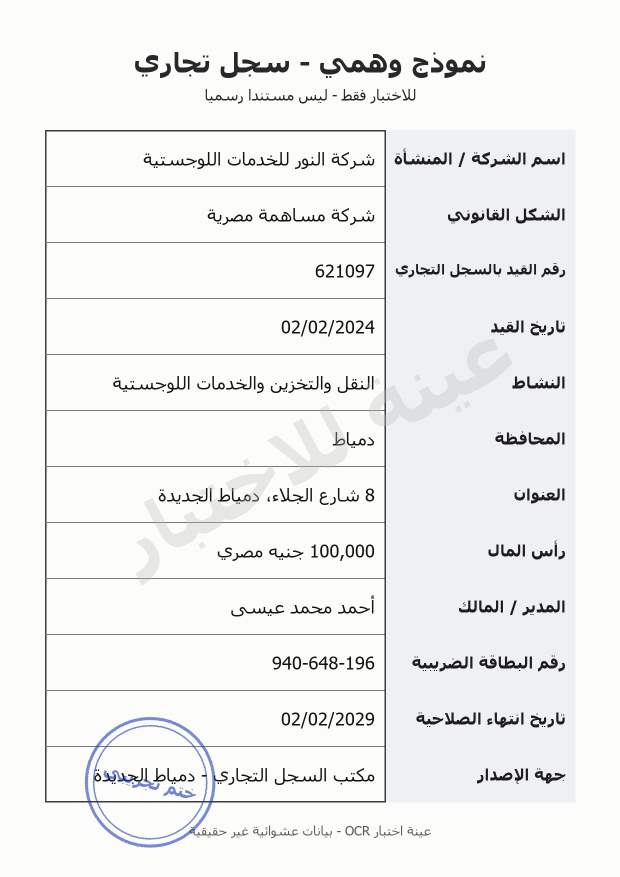
#> input picture images/sample_01_clean.jpg, 1240 x 1754 px (shown at 1/2 size)
$ python preprocess.py images/sample_01_clean.jpg   (older library calls are emulated)
#> lines starting #> are read from the running program, lines starting #| are printed output that depends on the picture; after the words box and inside, x2 and y2 are one past the last pixel; in counts of white or black regions, pixels touching at a corner belong together
#!/usr/bin/env python3
"""
preprocess.py - OpenCV Image Preprocessing Layer & Document Quality Gate.

Provides:
  - assess_image_quality: Computes document quality score and identifies issues
    ('blurry', 'low_resolution', 'skewed', 'dark', 'cropped', 'noisy').
  - preprocess_image: Deskewing, shadow/illumination correction, CLAHE contrast
    enhancement, and denoising for optimal OCR recognition.
"""

import math
from typing import Dict, List, Tuple, Union

import cv2
import numpy as np
from PIL import Image


def to_cv2_image(image_input: Union[str, np.ndarray, Image.Image]) -> np.ndarray:
    """Converts a file path, PIL Image, or numpy array to a BGR or Gray cv2 image."""
#> called with image_input = 'images/sample_01_clean.jpg'
    if isinstance(image_input, str):
        img = cv2.imread(image_input)
#> img is the input picture: shape (1754, 1240, 3); mean B, G, R 240, 240.3, 240
        if img is None:
            raise FileNotFoundError(f"Could not load image: {image_input}")
        return img
    elif isinstance(image_input, Image.Image):
        rgb = np.array(image_input.convert("RGB"))
        return cv2.cvtColor(rgb, cv2.COLOR_RGB2BGR)
    elif isinstance(image_input, np.ndarray):
        return image_input
    else:
        raise TypeError(f"Unsupported image type: {type(image_input)}")


def to_grayscale(img: np.ndarray) -> np.ndarray:
    """Converts image to single-channel grayscale if needed."""
    if len(img.shape) == 2:
        return img
    if len(img.shape) == 3:
        if img.shape[2] == 4:
            img = cv2.cvtColor(img, cv2.COLOR_BGRA2BGR)
        return cv2.cvtColor(img, cv2.COLOR_BGR2GRAY)
    raise ValueError(f"Invalid image shape: {img.shape}")


def detect_skew_angle(gray: np.ndarray) -> float:
    """
    Detects skew angle in degrees using Hough line transform and bounding boxes.
    Returns angle in degrees (-45.0 to 45.0).
    """
    h, w = gray.shape[:2]
    # Downscale for speed if very large
    max_dim = 1200
    scale = 1.0
    if max(h, w) > max_dim:
        scale = max_dim / max(h, w)
        small = cv2.resize(gray, (int(w * scale), int(h * scale)), interpolation=cv2.INTER_AREA)
    else:
        small = gray

    # Edge detection
    edges = cv2.Canny(small, 50, 150, apertureSize=3)
    lines = cv2.HoughLinesP(edges, 1, np.pi / 180, threshold=100, minLineLength=int(small.shape[1] * 0.15), maxLineGap=20)

    angles = []
    if lines is not None and len(lines) > 0:
        for x1, y1, x2, y2 in lines.reshape(-1, 4):
            dx = int(x2) - int(x1)
            dy = int(y2) - int(y1)
            if dx == 0:
                continue
            angle = math.degrees(math.atan2(dy, dx))
            # Focus on near-horizontal lines (-30 to +30 degrees)
            if -30.0 <= angle <= 30.0:
                angles.append(angle)

    if angles:
        # Use median for robustness against outliers
        median_angle = float(np.median(angles))
        return median_angle

    # Fallback to contour minAreaRect
    thresh = cv2.adaptiveThreshold(small, 255, cv2.ADAPTIVE_THRESH_GAUSSIAN_C, cv2.THRESH_BINARY_INV, 25, 10)
    pts = cv2.findNonZero(thresh)
    if pts is not None and len(pts) > 50:
        rect = cv2.minAreaRect(pts)
        angle = rect[-1]
        if angle < -45:
            angle = -(90 + angle)
        elif angle > 45:
            angle = 90 - angle
        if -30.0 <= angle <= 30.0:
            return float(angle)

    return 0.0


# [27 lines left out: function rotate_image, not called in this run]


def assess_image_quality(image_input: Union[str, np.ndarray, Image.Image]) -> Dict:
    """
    Evaluates image quality and checks for degradation issues.

    Returns:
      {
        "score": float in [0.0, 1.0],
        "issues": list of issues from:
          ['blurry', 'low_resolution', 'skewed', 'dark', 'cropped', 'noisy'],
        "metrics": dict of raw measurement values
      }
    """
    cv_img = to_cv2_image(image_input)
    gray = to_grayscale(cv_img)
    h, w = gray.shape[:2]
#> h = 1754; w = 1240
    total_pixels = h * w
#> total_pixels = 2174960

    issues: List[str] = []
    penalties = 0.0

    # 1. Resolution
    # Full page registration docs should be at least ~1000x700 (0.7 MP) for reliable Arabic OCR
    is_low_res = total_pixels < 900_000 or min(h, w) < 650
#> is_low_res = False
    if is_low_res:
        issues.append("low_resolution")
        res_ratio = max(0.2, total_pixels / 1_500_000.0)
        penalties += (1.0 - res_ratio) * 0.35

    # 2. Text Edge Sharpness & Blurriness
    # Uses Sobel edge gradient magnitude at 95th percentile, which directly measures text stroke sharpness
    sobel_x = cv2.Sobel(gray, cv2.CV_64F, 1, 0, ksize=3)
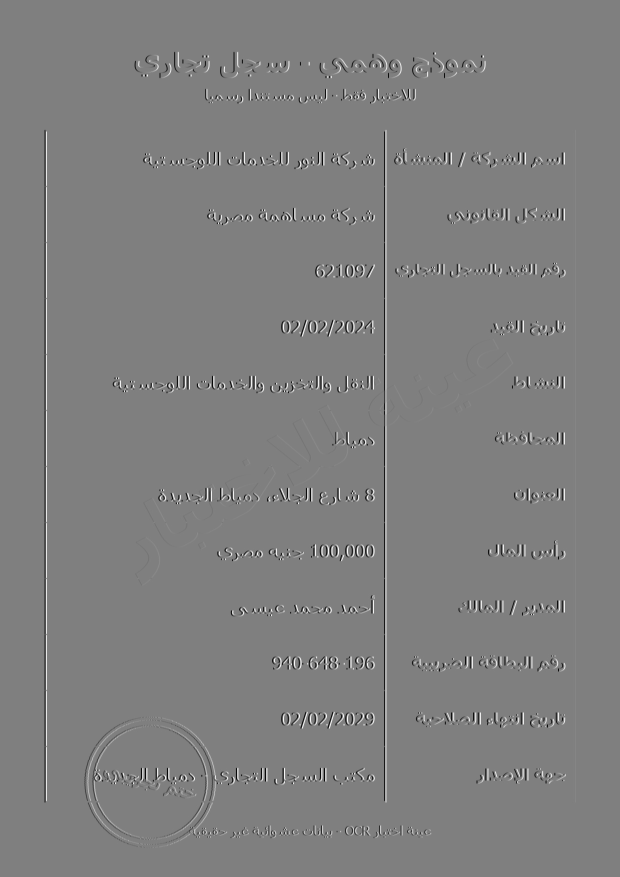
#> sobel_x: shape (1754, 1240) float64 (shown at 1/2 size); min -943, max 943, mean 0; drawn with min black and max white
    sobel_y = cv2.Sobel(gray, cv2.CV_64F, 0, 1, ksize=3)
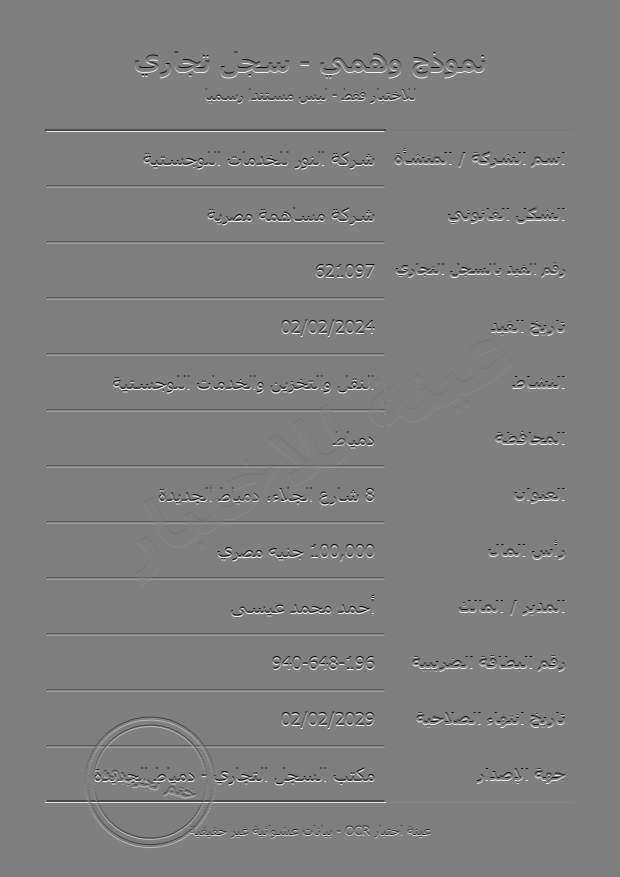
#> sobel_y: shape (1754, 1240) float64 (shown at 1/2 size); min -941, max 943, mean 0; drawn with min black and max white
    grad_mag = np.hypot(sobel_x, sobel_y)
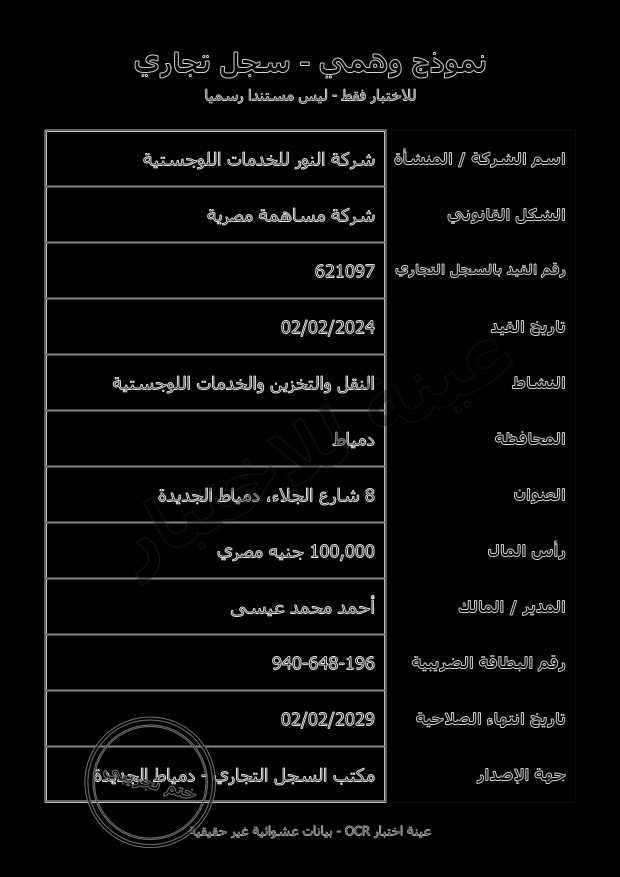
#> grad_mag: shape (1754, 1240) float64 (shown at 1/2 size); min 0, max 1011.2, mean 40.1; drawn with min black and max white
    p95_edge = float(np.percentile(grad_mag, 95))
#> p95_edge = 444
    laplacian_var = float(cv2.Laplacian(gray, cv2.CV_64F).var())
#> laplacian_var = 1670.1

    if p95_edge < 200.0 or (laplacian_var < 100.0 and p95_edge < 260.0):
        issues.append("blurry")
        blur_factor = max(0.0, (220.0 - p95_edge) / 220.0)
        penalties += 0.15 + blur_factor * 0.25

    # 3. Noise level
    blurred = cv2.medianBlur(gray, 3)
    noise_diff = cv2.absdiff(gray, blurred)
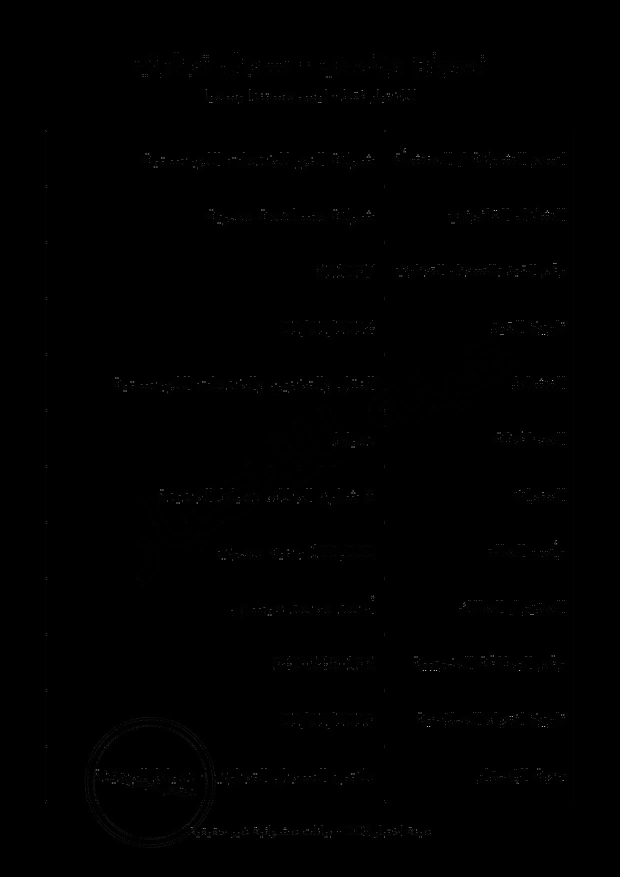
#> noise_diff: shape (1754, 1240) (shown at 1/2 size); min 0, max 232, mean 0.5
    noise_level = float(np.std(noise_diff))
#> noise_level = 5.89
    # Low contrast/noisy artifacts
    std_val = float(np.std(gray))
#> std_val = 39.65
    if noise_level > 8.0 or (noise_level > 4.0 and std_val < 26.0):
        issues.append("noisy")
        penalties += 0.20

    # 4. Darkness / Illumination
    mean_val = float(np.mean(gray))
#> mean_val = 240.3
    if mean_val < 75.0 or (mean_val < 100.0 and std_val < 35.0):
        issues.append("dark")
        dark_factor = min(1.0, (85.0 - mean_val) / 60.0) if mean_val < 85.0 else 0.15
        penalties += dark_factor * 0.25

    # 5. Skew
    skew_angle = detect_skew_angle(gray)
#> in detect_skew_angle, `small = cv2.resize(gray, (int(w * scale), int(h * scale)), interpolati..`:
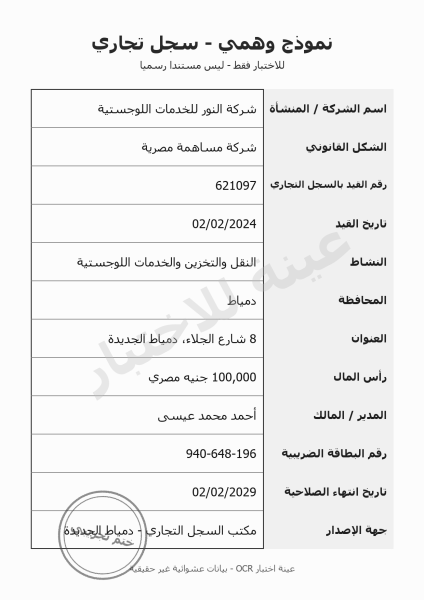
#> small: shape (1200, 848) (shown at 1/2 size); min 17, max 254, mean 240.3
#> in detect_skew_angle, `edges = cv2.Canny(small, 50, 150, apertureSize=3)`:
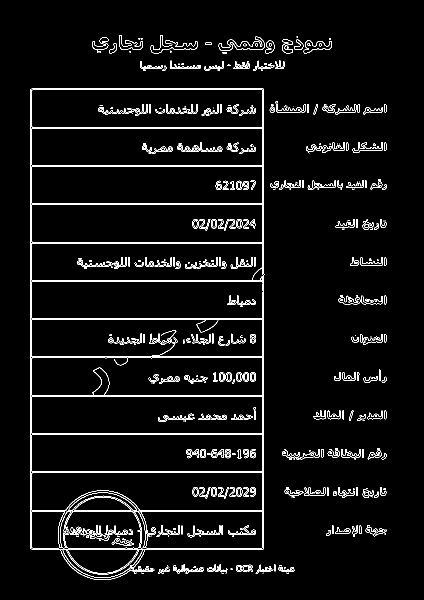
#> edges: shape (1200, 848) (shown at 1/2 size); 4% white in thin lines or dots, all inside (x1, y1, x2, y2) = (61, 71, 773, 1160)
#> in detect_skew_angle, `lines = cv2.HoughLinesP(edges, 1, np.pi / 180, threshold=100, minLineL..`: lines = 96 rows, first 6: [63, 1098, 63, 177], [525, 1098, 525, 177], [527, 1097, 527, 178], [61, 1097, 61, 178], [64, 332, 524, 332], [65, 179, 524, 179]
#> the loop in detect_skew_angle, `for x1, y1, x2, y2 in lines.reshape(-1, 4):` made 96 passes
#> (x1, y1, x2, y2, dx, dy, angle) on passes 5 to 16: (64, 332, 524, 332, 460, 0, 0), (65, 179, 524, 179, 459, 0, 0), (64, 409, 524, 409, 460, 0, 0), (64, 562, 524, 562, 460, 0, 0), (64, 1098, 526, 1098, 462, 0, 0), (64, 486, 524, 486, 460, 0, 0), (64, 177, 526, 177, 462, 0, 0), (64, 1020, 524, 1020, 460, 0, 0), (64, 1022, 524, 1022, 460, 0, 0), (64, 792, 524, 792, 460, 0, 0), (64, 790, 524, 790, 460, 0, 0), (64, 715, 524, 715, 460, 0, 0)
#> (dx, dy, angle) on passes 61 to 66: (394, 0, 0), (344, 0, 0), (314, 0, 0), (227, 0, 0), (191, 0, 0), (232, 0, 0)
#> after the loop in detect_skew_angle, `for x1, y1, x2, y2 in lines.reshape(-1, 4):`: angles = 92 values, max 1.02 at index 44, min -1.96 at index 83, mean -0.0421
#> in detect_skew_angle, `median_angle = float(np.median(angles))`: median_angle = 0
#> skew_angle = 0
    if abs(skew_angle) > 2.5:
        issues.append("skewed")
        skew_factor = min(1.0, (abs(skew_angle) - 2.5) / 10.0)
        penalties += 0.08 + skew_factor * 0.12

    # 6. Cropping check
    margin_y = max(2, int(h * 0.015))
#> margin_y = 26
    margin_x = max(2, int(w * 0.015))
#> margin_x = 18
    top_edge = gray[:margin_y, :]
    bot_edge = gray[-margin_y:, :]
    left_edge = gray[:, :margin_x]
    right_edge = gray[:, -margin_x:]
    edge_means = [np.mean(top_edge), np.mean(bot_edge), np.mean(left_edge), np.mean(right_edge)]
#> edge_means = [252, 252, 252, 252]
    min_edge = min(edge_means)
#> min_edge = 252
    if min_edge < 60.0 and (mean_val - min_edge) > 50.0:
        issues.append("cropped")
        penalties += 0.15

    raw_score = max(0.05, 1.0 - penalties)
    score = round(float(np.clip(raw_score, 0.0, 1.0)), 2)

    return {
        "score": score,
        "issues": sorted(list(set(issues))),
        "metrics": {
            "resolution": f"{w}x{h} ({total_pixels:,} px)",
            "edge_sharpness_p95": round(p95_edge, 2),
            "laplacian_var": round(laplacian_var, 2),
            "noise_level": round(noise_level, 2),
            "mean_brightness": round(mean_val, 2),
            "contrast_std": round(std_val, 2),
            "skew_angle": round(skew_angle, 2),
        }
    }


# [16 lines left out: function remove_illumination_gradient, not called in this run]


def enhance_contrast_clahe(gray: np.ndarray, clip_limit: float = 2.0) -> np.ndarray:
    """Applies Contrast Limited Adaptive Histogram Equalization (CLAHE)."""
    clahe = cv2.createCLAHE(clipLimit=clip_limit, tileGridSize=(8, 8))
    return clahe.apply(gray)


def mild_sharpen(gray: np.ndarray) -> np.ndarray:
    """Applies mild unsharp mask to clarify character strokes."""
    blur = cv2.GaussianBlur(gray, (0, 0), 1.5)
    sharpened = cv2.addWeighted(gray, 1.4, blur, -0.4, 0)
    return sharpened


# [10 lines left out: function denoise_image, not called in this run]


def preprocess_image(
    image_input: Union[str, np.ndarray, Image.Image],
    deskew: bool = True,
    normalize_lighting: bool = True,
    denoise: bool = True,
    enhance_contrast: bool = True,
    sharpen: bool = True,
) -> Tuple[np.ndarray, Dict]:
    """
    Complete OpenCV preprocessing pipeline for OCR:
    1. Grayscale conversion
    2. Skew detection and correction
    3. Illumination flattening / shadow removal
    4. Contrast enhancement (CLAHE)
    5. Adaptive denoising
    6. Mild unsharp mask

    Returns:
      (preprocessed_grayscale_image, quality_assessment)
    """
    cv_img = to_cv2_image(image_input)
    quality = assess_image_quality(cv_img)
#> quality = 3 items
    gray = to_grayscale(cv_img)

    # 1. Deskew
    skew_angle = quality["metrics"]["skew_angle"]
#> skew_angle = 0
    if deskew and abs(skew_angle) > 0.4:
        gray = rotate_image(gray, skew_angle, bg_color=(255, 255, 255))

    # 2. Lighting normalization if dark or noisy phone scan
    mean_val = quality["metrics"]["mean_brightness"]
#> mean_val = 240.3
    if normalize_lighting and ("dark" in quality["issues"] or mean_val < 180.0):
        gray = remove_illumination_gradient(gray)

    # 3. Denoising
    noise_level = quality["metrics"]["noise_level"]
#> noise_level = 5.89
    if denoise and noise_level > 7.0:
        gray = denoise_image(gray, noise_level)

    # 4. Contrast enhancement
    if enhance_contrast:
        gray = enhance_contrast_clahe(gray, clip_limit=2.0)

    # 5. Mild sharpening
    if sharpen and "blurry" not in quality["issues"]:
        gray = mild_sharpen(gray)

    return gray, quality


if __name__ == "__main__":
    import json
    import sys
    from pathlib import Path

    if len(sys.argv) < 2:
        print("Usage: python preprocess.py <image_path_or_dir>")
        sys.exit(1)

    target = Path(sys.argv[1])
    files = [target] if target.is_file() else sorted(target.glob("*.jpg")) + sorted(target.glob("*.png"))

    print(f"Assessing {len(files)} files...\n")
    for f in files:
        prep, q = preprocess_image(str(f))
#> q = 3 items
        print(f"File: {f.name}")
        print(f"  Quality Score : {q['score']}")
#|   Quality Score : 1.0
        print(f"  Issues        : {q['issues'] or 'None (Clean)'}")
#|   Issues        : None (Clean)
        print(f"  Metrics       : {json.dumps(q['metrics'])}")
#|   Metrics       : {"resolution": "1240x1754 (2,174,960 px)", "edge_sharpness_p95": 444.0, "laplacian_var": 1670.14, "noise_level": 5.89, "mean_brightness": 240.33, "contrast_std": 39.65, "skew_angle": 0.0}
        print("-" * 50)
